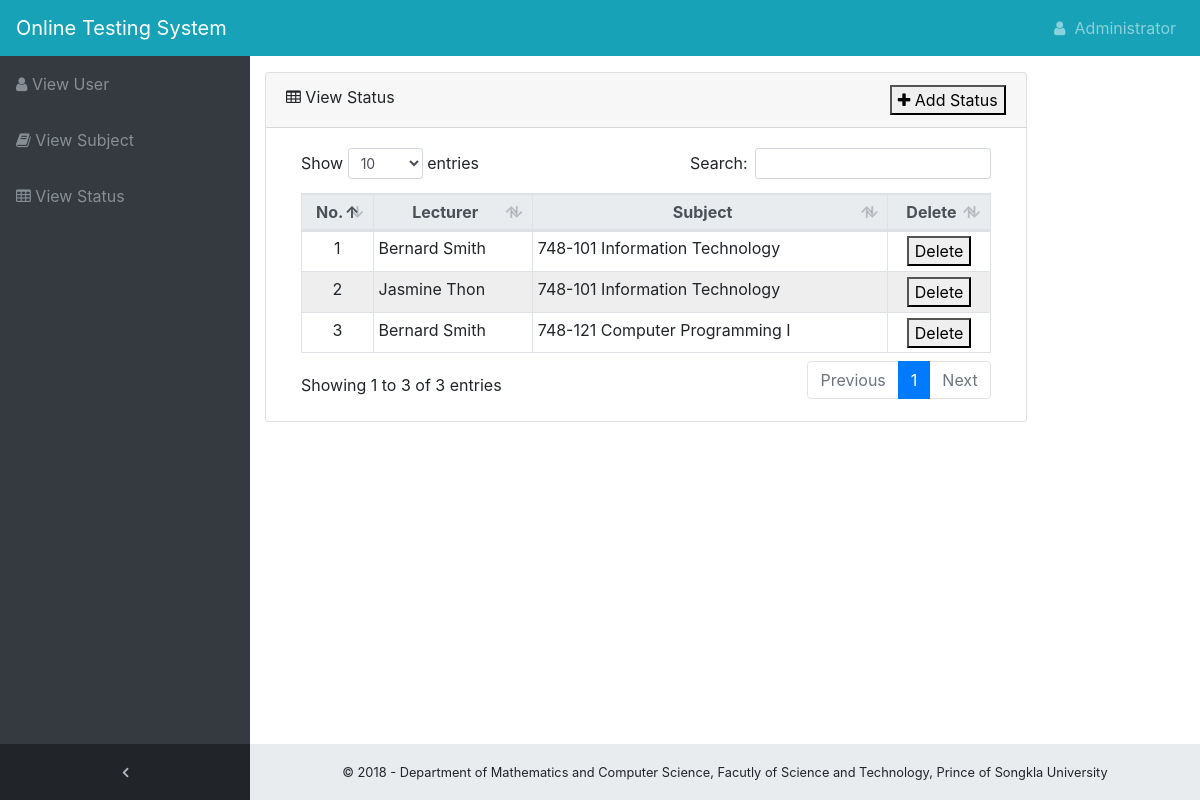
Page /admin/status.php (signed in) on the committed database.
### tables this page shows
CREATE TABLE `manage_status` (
  `lec_id` varchar(10) NOT NULL,
  `sub_id` varchar(7) NOT NULL
);

CREATE TABLE `lecturer` (
  `lec_id` varchar(10) NOT NULL,
  `lec_name` varchar(50) DEFAULT NULL,
  `lec_pwd` varchar(10) DEFAULT NULL
);

CREATE TABLE `subject` (
  `sub_id` varchar(7) NOT NULL,
  `thai_name` varchar(100) DEFAULT NULL,
  `eng_name` varchar(50) DEFAULT NULL
);

### admin/status.php (the view, shortened to what this page needs)
<!DOCTYPE html>
<html lang="en">
<head>
  <link href="../vendor/bootstrap/css/bootstrap.min.css" rel="stylesheet">
  <link href="../vendor/font-awesome/css/font-awesome.min.css" rel="stylesheet" type="text/css">
  <link href="../vendor/datatables/dataTables.bootstrap4.css" rel="stylesheet">
  <link href="../css/sb-admin.css" rel="stylesheet">
  <link href="../vendor/jquery/jquery-ui.min.css" rel="stylesheet">
</head>
<body class="fixed-nav sticky-footer bg-dark" id="page-top">
  <?php include "navbar-admin.php";?>
  <div class="content-wrapper">
    <div class="container-fluid">
      <div class="row">
        <div class="col-lg-10">
          <div class="card mb-3">
            <div class="card-header">
              <i class="fa fa-table"></i> View Status
              <button id="add-status"><i class="fa fa-plus"></i> Add Status</button>
            </div>
            <div class="card-body">
              <div class="table-responsive">
                <?php
                  include "../dblink.php";
                  $q = "SELECT lec_name, eng_name, m.lec_id as lec_id, m.sub_id as sub_id
                        FROM manage_status m, lecturer l, subject s
                        WHERE m.lec_id = l.lec_id AND m.sub_id = s.sub_id ORDER BY sub_id";
                  $r = mysqli_query($link, $q);
                  echo '<table class="table table-bordered table-sm" id="dataTable" width="100%" cellspacing="0">
                  <thead class="thead-light">
                    <tr align="center">
                      <th>No.</th>
                      <th>Lecturer</th>
                      <th>Subject</th>
                      <th>Delete</th>
                    </tr>
                  </thead>';
                  $order=1;
                  $bg = '#eeeeee';
                  while ($row = mysqli_fetch_array($r, MYSQLI_ASSOC)) {
                    $bg = ($bg=='#eeeeee' ? '#ffffff' : '#eeeeee');
                      echo '<tr bgcolor="' . $bg . '">
                      <td align="center">' . $order . '</td>
                      <td>' . $row['lec_name'] . '</td>
                      <td>' . $row['sub_id'] . ' ' . $row['eng_name'] . '</td>
                      <td align="center">
                        <button class="del" lec_id="'.$row['lec_id'].'" sub_id="'.$row['sub_id'].'">Delete</button>
                      </td>
                    </tr>';
                    $order++;
                  }
                  echo '</table>';
                ?>
              </div>
            </div>
          </div>
        </div>
      </div>
    </div>
    <?php include "../footer-modal.php";?>
  </div>
</body>
</html>

### css/sb-admin.css (style rules this page uses)
html { position: relative; min-height: 100%; }
body { overflow-x: hidden; }
body.sticky-footer { margin-bottom: 56px; }
body.sticky-footer .content-wrapper { min-height: calc(100vh - 56px - 56px); }
body.fixed-nav { padding-top: 56px; }
.content-wrapper { min-height: calc(100vh - 56px); padding-top: 1rem; }
.content-wrapper { overflow-x: hidden; background: white; }
@media (min-width: 992px) { .content-wrapper { margin-left: 250px; } }

### admin/status.php (style rules this page uses)
button#add-status { float: right; }

### rows in the picture
manage_status: lec.lec_name "Bernard Smith", sub "748-101", sub.eng_name "Information Technology"
manage_status: lec.lec_name "Jasmine Thon", sub "748-101", sub.eng_name "Information Technology"
manage_status: lec.lec_name "Bernard Smith", sub "748-121", sub.eng_name "Computer Programming I"

### other values in the picture
$admin "Administrator"
